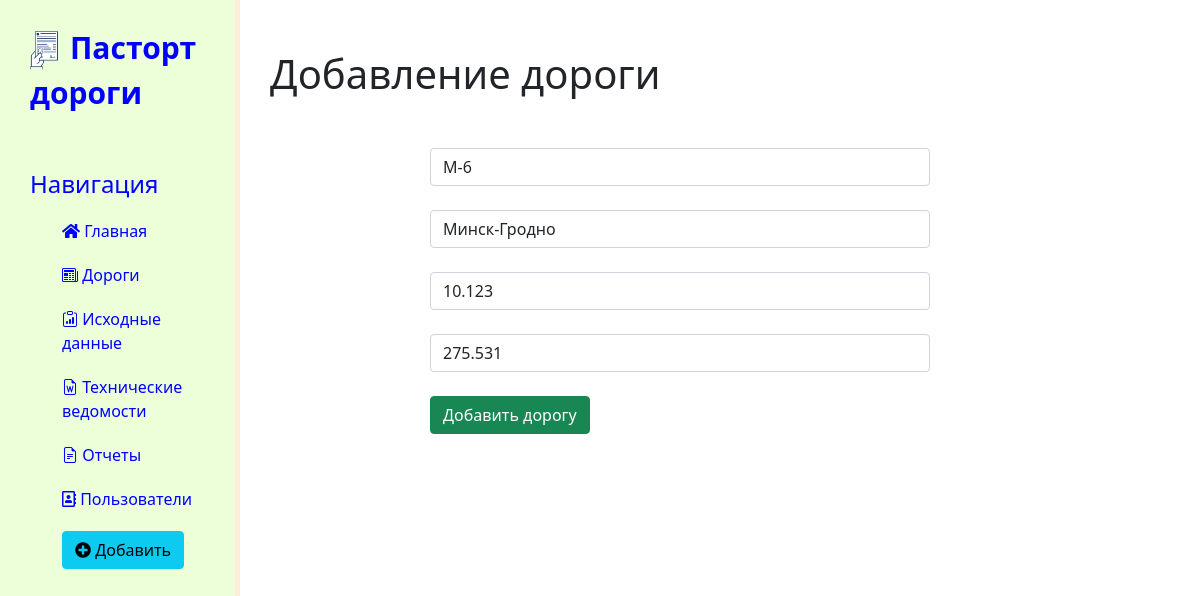
The page /news/2/update on the database its author committed.
### news/models.py (models this page shows, shortened)
class Articles(models.Model):
    troad = models.CharField('Титул дороги', max_length=10)
    nroad = models.CharField('Тиутльное наименование дороги', max_length=250)
    n_km = models.DecimalField('Начало участка', max_digits=7, decimal_places=3)
    k_km = models.DecimalField('Конец участка', max_digits=7, decimal_places=3)
    class Meta:
        verbose_name = 'Дорога'
        verbose_name_plural = 'Дороги'

### news/views.py (the view)
# urls.py: path('<int:pk>/update',views.NewsUpdateView.as_view(), name='news-update'),
class NewsUpdateView(UpdateView):
    model = Articles
    template_name = 'news/create.html'
    form_class = ArticlesForm

### news/forms.py
class ArticlesForm(ModelForm):
    class Meta:
        model = Articles
        fields = ['troad', 'nroad', 'n_km', 'k_km']
        widgets = {
            "troad": TextInput(attrs={
                'class': 'form-control',
                'placeholder': 'Титул дороги'
            }),
            "nroad": TextInput(attrs={
                'class': 'form-control',
                'placeholder': 'Наименование дороги'
            }),
            "n_km": NumberInput(attrs={
                'class': 'form-control',
                'placeholder': 'Начало дороги, км',
                'decimal_places': 3
            }),
            "k_km": NumberInput(attrs={
                'class': 'form-control',
                'placeholder': 'Конец дороги, км',
                'decimal_places': 3
            }),
        }

### news/templates/news/create.html (shortened to what this page needs)
{% extends 'main/layout.html' %}
{% block  content %}
<div class="features">
    <h1>Добавление дороги</h1>
    <form method="post">
        {{ form.troad }}<br>
        {{ form.nroad }}<br>
        {{ form.n_km }}<br>
        {{ form.k_km }}<br>
        <button class = "btn btn-success" type="submit">Добавить дорогу</button>
    </form>
</div>
{% endblock %}

### main/static/main/css/main.css (style rules this page uses)
body { background: #FFFFFF; }
main .features { float: left; margin-top: 50px; margin-left: 30px; }
form { margin-left: 32%; width: 500px; margin-top: 50px; }

### rows shown on the page
Articles: troad "М-6", nroad "Минск-Гродно", n_km "10.123", k_km "275.531"
